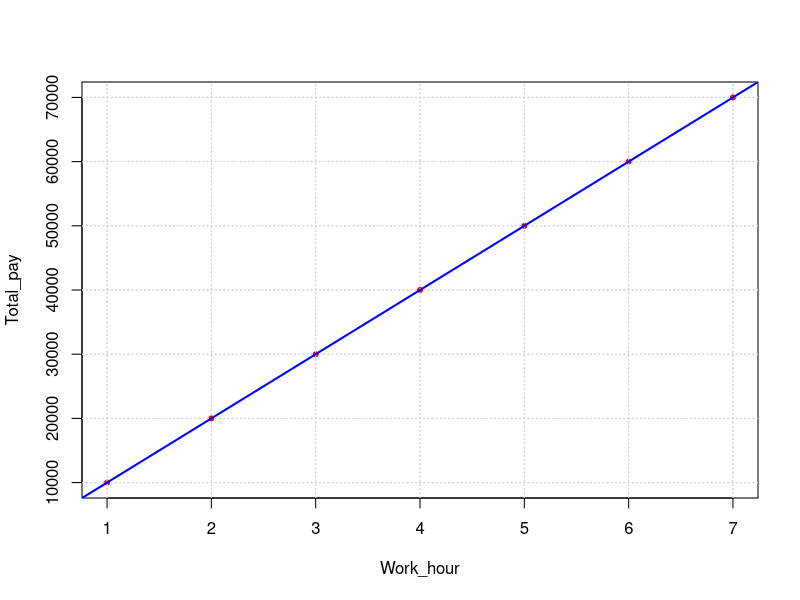

Here is the R script that generated this plot: (Note: this script raises an error after producing the figure.)
# 회귀 분석(Regression)
# 1. 단순 선형 회귀분석(Simple linear Regression)
# - 회귀분석을 왜 할까?
# - 상관계수 : 변수간의 관계(relationship)를 -1 ~ 1 이라는 표준화된 수치로 기술(description) 할 수 있게 한다.
# - 회귀분석 : 특정 변수의 변화에 따라 다른 변수들이 변동하는 즉, 
#              인과관계(casualty)를 설명(explanation)해주기 때문이다.
# ex) 월 소득은 100만원인 사람의 월 지출은 50만원이다.
#     월 소득은 200만원인 사람의 월 지출은 100만원이다.
#     월 소득은 300만원인 사람의 월 지출은 150만원이다.
#     월 소득은 400만원인 사람의 월 지출은 200만원이다.
#     -> 월 소득이 500만원인 사람의 월 지출은 250만원일 것이라고 추측할 수 있다. (y = 0.5x)
#        y = 0.5x : 회귀모형 (x축은 독립변수, y축은 종속변수)
# 잔차(Residuals) : 관측치와 예측치의 오차

# Examples
# 1) 기본 회귀모형 실습
# Step1. 데이터 준비하기
DF <- data.frame(Work_hour = 1 : 7, Total_pay = seq(10000, 70000, by = 10000))
                 # WorkHour : X좌표, TotalPay : Y좌표

# Step2. 좌표에 데이터 그리기
plot(Total_pay ~ Work_hour, data = DF, pch = 20, col = "red")
grid()

# Step3. 절편과 기울기 구하기
(LR <- lm(Total_pay ~ Work_hour, data = DF))

# Step4. Lm속성 살펴보기
mode(LR)
names(LR)

# Step5. 절편과 기울기 라인을 그린다.
grid()
abline(LR, col = "blue", lwd = 2)


# 2) 안타와 홈런 변수를 활용한 회귀분석 예제
# Step1. 데이터를 불러온다.
DF <- read.csv("example_kbo2015.csv")
str(DF) # H : 안타, HR : 홈런

# Step2. '안타'와 '홈런' 변수를 확인한다.
DF$H; DF$HR

# Step3. 두 변수간의 상관계수를 구한다.
cor(DF$H, DF$HR)

# Stpe4. 두 변수간의 산점도를 그린다.
plot(HR ~ H, data = DF, pch = 20, col = "grey", cex = 1.5)

# Step5. 회귀모형을 그린다.
(Lm <- lm(HR ~ H, data = DF))
abline(Lm, lwd = 2, col = "red")



# 2. 선형 회귀 모형 검정하기
# (1) 결정계수
# - 두 변수의 관찰치는 선형이 아닐 수 있지만 회귀모형은 선형으로만 인과관계를 나타낸다.
#   그렇다면 변수간 인과관계를 선형회귀모형이 어느정도 잘 나타내는지를 검토해야 한다.
#   -> 결정계수를 이용하여 모형적합도 검토한다. R^2은 클수록 회귀모형이 모집단의 데이터에 적합했다고 말한다.
# - 결정계수를 구하는 방법 : 1) 상관계수를 제곱 ex) 상관계수 = 0.7 -> R^2 = 0.49
#                            2) SSR / SST -> ∑(Yi - Ybar)^2 = ∑(Yhat - Ybar)^2 + ∑(Yi - Yhat)^2
# - Ybar : 평균, Yhat : 예측치               SST(Sum of Square Total) = SSR(Sum of Square Regression) + SSE(Sum of Square Error)
#   r^2 = SSR / SST = 1 - SSE / SST
# ※ 다중선형회귀분석과 같이 회귀계수의 숫자가 커지면서 자연스럽게 결정계수가 높아지는 현상이 있다.
#    이를 개선한 것이 '수정된 결정계수'이다.
options(scipen = 999) # Scientific notation이 나오지 않도록 한다.
summary(Lm)

# (2) 선형 회귀모형 가설검정
# - 단순회귀분석인 경우
# Step1. 가설설정 
# H0 : β = 0, H1 : β ≠ 0 -> 표본평균 Xbar의 평균이 μ과 같아서 Xbar가 μ의 불편추정량이었던 것처럼
#                           표본회귀식 b의 평균은 모집단회귀계수 β와 같으며 표본회귀계수 b는 β의 불편추정량이다.
#                           따라서 b의 분포를 이용하여 β가 0인지 아닌지를 검정할 수 있다.

# Step2. 유의수준 -> α = 0.05, 1 - α = 0.95

# Step3. 임계치와 기각역 -> 표본회귀계수 b의 분산과 표준오차를 활용하여 β 검정해야 하므로 t-test 임계치를 설정한다.
#                           α = 0.05, 자유도 = n - 2, 임계치 = t α/(2, n-2), 기각역 = t < 임계치 or t > 임계치

# Step4. 검정통계량 -> b의 표준오차 = Sb = √((SSE / (n - 2)) / ∑(X - Xbar)^2)
#                      t값 산정시 b가 β에서 멀어진 정도가 b표준오차의 몇배인가를 계산하는데
#                      그 기준인 β는 당연히 0이 입력되어야 한다. b가 0에서 멀어질수록 의미있다고 할 수 있다.

# Step5. 귀무가설 채택과 기각여부 판단
# - 계산된 t값이 임계치 밖 기각역으로 간다면 β = 0이라는 귀무가설은 기각되며
#   표본회귀식의 회귀계수가 인과관계로 의미있다고 할 수 있다. β에 대한 신뢰구간을 추정한다면,
#   b - 임계치 * Sb <= β <= b + 임계치 * Sb  95% 신뢰수준으로 모집단 회귀계수의 값을 추정해 볼 수 있다.


# - 다중회귀분석인 경우 : b값이 여러 개이므로 독립변수 개수만큼 β의 유의성검정이 실시되며,
#                         R분석에서 P값 Pr(>|t|) 값으로 표현되며 0.05 이하의 회귀계수들이
#                         신뢰수준 95%로 유의하다고 할 수 있다.
# - 독립변수가 여러 개인 다중회귀분석에서 회귀계수 β가 β1, β2, β3, ... 로 여러개이다.
#   0이 아닌 회귀계수가 적어도 하나이상 있어야 회귀모형이 의미 있다고 할 수 있다.
#   회귀모형의 유의성 검정을 위해 분산분석(ANOVA)를 사용하는데 독립변수에 의해 설명된 분산과
#   설명되지 않은 분산의 비율을 이용하여 가설을 검정한다. 두 분산의 비율에 관한 분포는 F분포를 이용한다.
# Step1. 가설설정
# H0 : β1 = β2 = β3 ... = 0, H1 : β1 ≠ 0 or β2 ≠ 0 ...

# Step2. 유의수준 -> α = 0.05, 1 - α = 0.95

# Step3. 임계치와 기각역 -> 회귀분석에서 독립변수의 수 k에 따라 SSE와 SSR의 자유도는
#                           n - k - 1, k에 해당한다. 두 분산의 자유도를 고려하여 F분포상의 기각역을 산출한다.
#                           α = 0.05, SSE 자유도 = n - k - 1, SSR 자유도 = k
#                           임계치 : F (k, n - k - 1), 기각역 : Fc > 임계치

# Step4. 검정통계량 -> Fc = MSR / MSE = (SSR / k) / (SSE / (n - k - 1))
#                      F가 임계치에서 우측으로 멀리 있다면 회귀모형 전체의 SSR값이 SSE에 비해 크고
#                      회귀계수로써 의미있다고 할 수 있다.

# Step5. 귀무가설 채택과 기각여부 판단 -> 계산된 F값이 임계치 밖 기각역으로 간다면 β1 = β2 = β3 ... = 0
#                                         이라는 귀무가설은 기각되며 표본회귀모형의 인과관계가 의미있다고 할 수 있다.
options(scipen = 999)
Lm <- lm(mpg ~ hp, data = mtcars)
summary(Lm) # 회귀모형의 유의성검정은 F-statistic 부분에서 확인한다. k = 1, n = 32이므로
            # SSE 자유도 30, SSR 자유도 1로 임계치 F (k, n - k - 1) = F (1, 32 - 1 - 1) = 4.17에 비해
            # 검정통계량 F-statistic : 45.46은 우측으로 치우쳐 기각역에 속하므로 
            # 회귀모형이 95% 신뢰수준에서 유의하다고 할 수 있다.
confint(Lm)


# - 잔차(residuals)를 사용한 그래프로 선형회귀모형의 가정(assumptions) 검토
#   : 표본회귀식의 적합성, 회귀계수의 유의성, 회귀모형의 유의성 외에 표본회귀식의 잔차 ei가
#     모집단회귀식의 오차 ei에 대한 기본 가정을 충족하는지 판단할 필요가 있다.
# 1) 등분산성 가정
# - 예측치 Yhati을 가로축에, 잔차 ei = Yi - Yhati를 세로축에 놓고 그리면 예측치별로 잔차가 산포되어 나타난다.
#   표본회귀식의 X외에 예측치 Yhati와 관계 있는 어떤 요소가 잔차에 남아 있다면 예측치의 변화에 따라
#   잔차가 커지거나 작아지게 된다. 그 결과 잔차의 등분산성이 충족되지 않다고 볼 수 있다.
#   'Residuals vs Fitted' 그래프 중앙에 나타난 붉은 선이 잔차의 추세를 나타내는데
#   '이 선의 기울기가 0에 가까워지면 등분산성 가정이 성립한다고 볼 수 있다.'
# 2) 정규성 가정
# - 표본회귀모형의 X가 정규분포를 따르는지 살펴보고 싶다면 정규분포 정의에 따라 Z = (X - μ) / ∂ ~ N(0, 1)
#   '독립변수의 회귀계수 외에 잔차의 분포 역시 선형을 띄어야 정규성이 성립한다'고 할 수 있다.
#   보통 수평축을 0을 중심으로 여러 등급으로 나누고 등급(quantile)에 해당하는 
#   표준화된 잔차(standardized residuals)를 세로로 표현하여 정규성을 확인한다.
#   Normal Q-Q 그래프로 나타내며 대각선을 벗어난 점이 많을 수록 정규성이 없다고 판단한다.
# 3) 독립성 가정
# - 모집단회귀식의 오차 Ei들이 서로 독립적이라는 가정을 검토한다.
#   표본을 구할 때, 독립변수 외에 어떤 패턴이 유입되면 Ei들이 서로 독립적이지 못하고
#   자기상관(auto-correlation)이 발생한다.
#   ex) 특정 시간이라는 패턴이 유입되면 시간이 반복될 때마다 (그래프 X축에 시간) 잔차들이 패턴을 가지게 된다.
#       Residuals vs Fitted 그래프의 빨간선이 물결처럼 출렁이는 것처럼 
#       이 출렁임이 독립성 가정을 만족시키지 못할 수 있다.
# 4) 선형타당성 가정
# - 등분산성 가정과 마찬가지로 예측치 yhati를 가로축에, 잔차 ei = Yi - Yhati를 세로축에 놓고 그리면
#   예측치별로 잔차가 산포되어 나타난다. 등분산성에서 언급한대로 잔차가 0을 중심으로 고르게 흩어져있고
#   무작위하게 상하로 흩어져있으면 선형모형으로 타당하다. 하지만 Yhati가 증가함에 따라
#   잔차가 작아지다가 다시 커지는 경우 선형모형보다 2차함수 모형이 타당할 수 있다.
# 5) Residuals vs Leverage plot : 영향점, 이상점 판별을 도와주는 그래프
# - Cook's distance는 통상적으로 1값이 넘어가면 그 관찰치(Observation)를 영향점(Influence points)으로 판별한다.
#   이상점이 있으면 등고선 안쪽에 동그라미가 위치하게 된다. 특히, 1등고선 안쪽에 있다면 확실한 이상점이다.



# 선형 회귀 모형 검정하기 Examples
# 1) 잔차(Residuals) 그래프를 그려 검정하기
# Step1. 데이터를 불러온다.
DF <- read.csv("example_residuals_checking.csv")
head(DF, 3) # x1, y1 / x2, y2 한쌍씩 분석해서 서로 비교

# Step2. 첫 번째 회귀계수를 구한다.
(Lm_res1 <- lm(y1 ~ x1, data = DF))

# Step3. 두 번째 데이터 회귀계수를 구한다.
(Lm_res2 <- lm(y2 ~ x2, data = DF))

# Step4. 두 그래프를 그린다.
par(mfrow = c(2, 1))
plot(y1 ~ x1, DF, pch = 20, cex = 1.5, ylim = c(0, 30), main = "Data1")
plot(y2 ~ x2, DF, pch = 20, cex = 1.5, ylim = c(0, 30), main = "Data2")
                            #  회귀모형은 같다고 나오지만 많이 차이가 난다. -> 회귀모형을 만든 후 꼭 검정

# Step5. 회귀모형을 그린다.
par(mfrow = c(2, 1))
plot(y1 ~ x1, DF, pch = 20, cex = 1.5, ylim = c(0, 30), main = "Data1")
abline(Lm_res1, col = "blue", lwd = 2)

plot(y2 ~ x2, DF, pch = 20, cex = 1.5, ylim = c(0, 30), main = "Data2")
abline(Lm_res2, col = "blue", lwd = 2)

# Step6. 결정계수와 F통계량을 확인한다.
options(scipen = 999)
summary(Lm_res1)
summary(Lm_res2)

# Step7. 잔차(Residuals) 관련 그래프를 그린다.
par(mfrow = c(2, 2))
plot(Lm_res1)
plot(Lm_res2)


# 2) 2015 KBO 야구 데이터 분석하기
# Step1. 데이터를 불러온다.
DF <- read.csv("example_kbo2015_player.csv", stringsAsFactors = F, na = "-")
str(DF) # 2B : 2루타, 3B : 3루타, AB : 타수, AO : 뜬공, AVG : 타율, BB : 볼넷, GW RBI : 결승타
        # CS : 도루실패, E : 실책, G : 경기, GDP : 병살타, GO : 땅볼, GPA : (1.8 * 출루율 + 장타율) / 4
        # H : 안타, HBP : 사구, HR : 홈런, IBB : 고의4구, ISOP : 순수장타율, MH : 멀티히트
        # OBP : 출루율, OPS : 출루율 + 장타율, PA : 타석, PH-BA : 대타 타율, R : 득점, RBI : 타점
        # RISP : 득점권타율, SAC : 희생번트, SB : 도루, SF : 희생플라이, SLG : 장타율, SO : 삼진
        # TB : 루타, XBH : 장타, XR : 추정득점

# Step2. 홈런과 다른 변수간의 상관계수를 살펴본다.
(cors <- cor(DF$HR, DF[, 5 : length(DF)], use = "pairwise.complete.obs"))
                                          # pearson의 알고리즘으로 결측치를 취급

# Step3. Sorting해 상관관계를 다시 본다.
(cors <- cors[, order(cors)])

# Step4. 회귀모형을 구한다.
(Lm <- lm(HR ~ AO, data = DF))

# Step5. F통계량과 결정계수를 살펴본다.
summary(Lm)

# Step6. 잔차(Residuals)관련 그래프를 그린다.
par(mfrow = c(2, 2))
plot(Lm)
